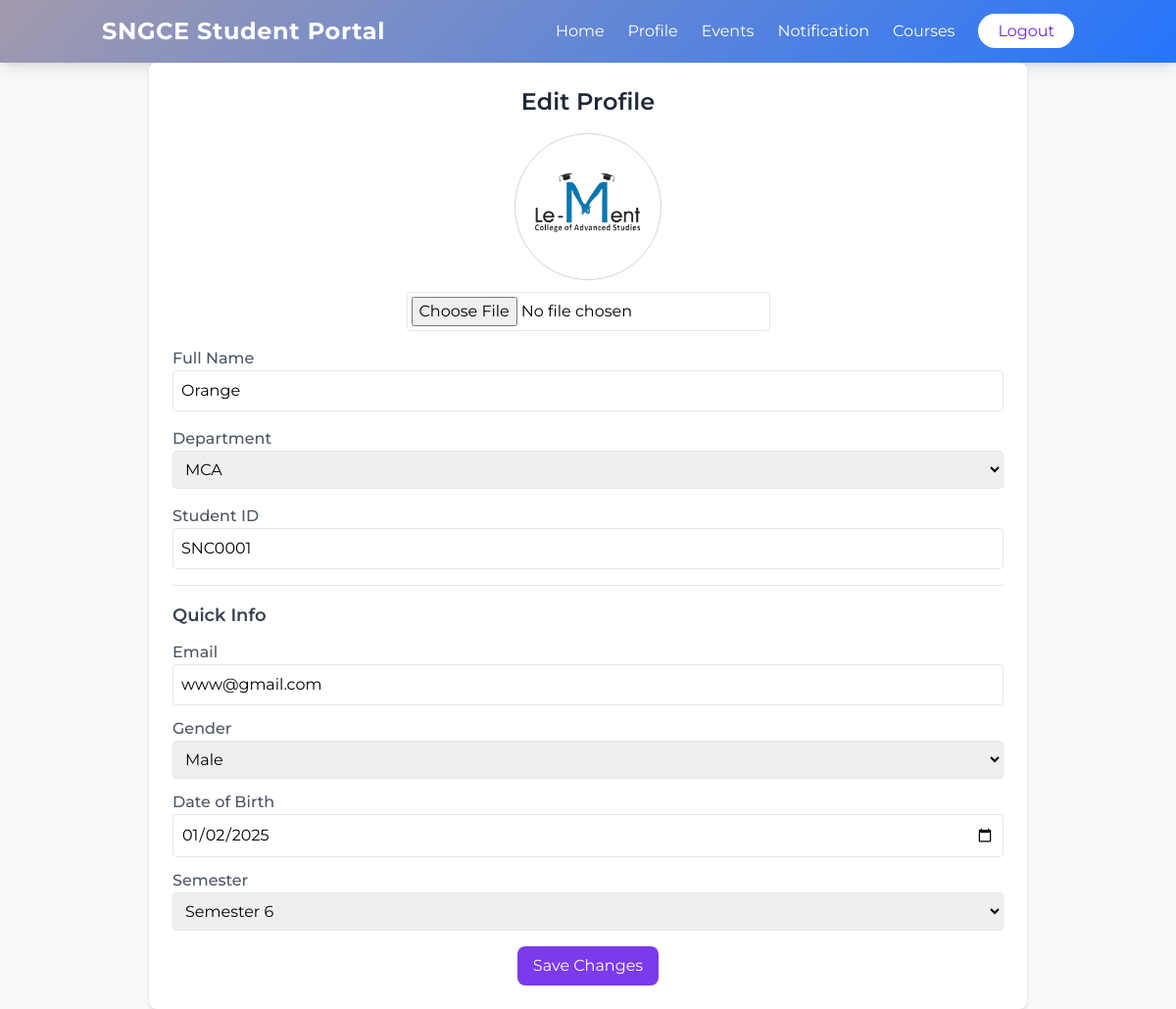
/user-profile-edit/20/, run on the app's committed database.
### accounts/models.py (models this page shows, shortened)
class CustomUser(AbstractBaseUser,PermissionsMixin):
    name=models.CharField(max_length=200)
    email=models.EmailField(unique=True)
    is_active=models.BooleanField(default=True)
    is_staff=models.BooleanField(default=False)
    is_superuser=models.BooleanField(default=False)
    is_verified = models.BooleanField(default=False)
    objects = CustomUserManager()
    USERNAME_FIELD = 'email'
    REQUIRED_FIELDS = ['name']

class Student(CustomUser):
    std_id=models.CharField(unique=True,max_length=50)
    img=models.FileField(upload_to='media/student_image',null=True)
    options=(
        ("Male","Male"),
        ("Female","Female"),
        ("Others","Others")
    )
    gender=models.CharField(max_length=100,choices=options,default="Male")
    dob=models.DateField(null=True)
    sem = models.CharField(max_length=100,null=True)
    department=models.ForeignKey(Department,on_delete=models.CASCADE)

class CustomUser(AbstractBaseUser,PermissionsMixin):
    name=models.CharField(max_length=200)
    email=models.EmailField(unique=True)
    is_active=models.BooleanField(default=True)
    is_staff=models.BooleanField(default=False)
    is_superuser=models.BooleanField(default=False)
    is_verified = models.BooleanField(default=False)
    objects = CustomUserManager()
    USERNAME_FIELD = 'email'
    REQUIRED_FIELDS = ['name']

class Department(models.Model):
    name = models.CharField(max_length=100)
    created_at = models.DateTimeField(auto_now_add=True)

### student/views.py (the view, shortened to what this page needs)
# urls.py: path('user-profile-edit/<int:pk>/',ProfilePUTView.as_view(),name='u-profileedit'),
class ProfilePUTView(View):
    template_name = 'profile_edit.html'
    def get(self, request, *args, **kwargs):
        id = kwargs.get('pk')
        student = get_object_or_404(Student, id=id)
        form = StudentForm(instance=student)
        dep = Department.objects.all()
        context = {
            'form': form,
            'user': student,
            'department':dep
        }
        return render(request, self.template_name, context)

### adminpage/forms.py
class StudentForm(forms.ModelForm):
    class Meta:
        model = Student
        exclude = ['std_id']

### student/templates/profile_edit.html (shortened to what this page needs)
{% extends "userhome.html" %}
{% load static %}
{% block user %}
<div class="max-w-4xl mx-auto bg-white rounded-lg shadow-md p-6">
    <h2 class="text-2xl font-semibold text-center text-gray-800 mb-4">Edit Profile</h2>
    <form method="post" enctype="multipart/form-data" class="space-y-4">
        <div class="flex flex-col items-center">
            <img src="{{ user.img.url }}" alt="Profile" class="rounded-full border border-gray-300" style="height: 150px; width: 150px; object-fit: cover;">
            <input type="file" name="img" class="mt-3 p-1 border rounded">
        </div>
        <div>
            <label class="block text-gray-600 font-medium">Full Name</label>
            <input type="text" name="name" value="{{ user.name }}" class="w-full p-2 border rounded focus:ring-2 focus:ring-blue-500">
        </div>
        <div>
            <label class="block text-gray-600 font-medium">Department</label>
            <select name="department" class="w-full p-2 border rounded focus:ring-2 focus:ring-blue-500">
                <option value="{{ user.department.id }}">{{ user.department.name }}</option>
            </select>
        </div>
        <div>
            <label class="block text-gray-600 font-medium">Student ID</label>
            <input type="text" name="std_id" value="{{ user.std_id }}" class="w-full p-2 border rounded focus:ring-2 focus:ring-blue-500">
        </div>
        <div class="border-t pt-4">
            <h3 class="text-lg font-semibold text-gray-700 mb-3">Quick Info</h3>
            <div class="space-y-3">
                <div>
                    <label class="block text-gray-600 font-medium">Email</label>
                    <input type="email" name="email" value="{{ user.email }}" class="w-full p-2 border rounded focus:ring-2 focus:ring-blue-500">
                </div>
                <div>
                    <label class="block text-gray-600 font-medium">Gender</label>
                    <select name="gender" class="w-full p-2 border rounded focus:ring-2 focus:ring-blue-500">
                        <option selected>{{ user.gender }}</option>
                    </select>
                </div>
                <div>
                    <label class="block text-gray-600 font-medium">Date of Birth</label>
                    <input type="date" name="dob" value="{{ user.dob|date:'Y-m-d' }}" class="w-full p-2 border rounded focus:ring-2 focus:ring-blue-500">
                </div>
                <div>
                    <label class="block text-gray-600 font-medium">Semester</label>
                    <select name="sem" class="w-full p-2 border rounded focus:ring-2 focus:ring-blue-500">
                        <option selected>{{ user.sem }}</option>
                    </select>
                </div>
            </div>
        </div>
        <div class="flex justify-center space-x-4 mt-6">
            <button class="bg-purple-600 text-white py-2 px-4 rounded-lg hover:bg-purple-700 transition-colors">
                Save Changes
            </button>
        </div>
    </form>
</div>
{% endblock %}

### student/templates/userhome.html (style rules this page uses)
body { font-family: 'Montserrat', sans-serif; }

### data on the page
Student: img (picture), department "MCA", std_id "SNC0001", gender "Male", dob "01/02/2025", sem "Semester 6"
CustomUser: name "Orange", email "www@gmail.com"
